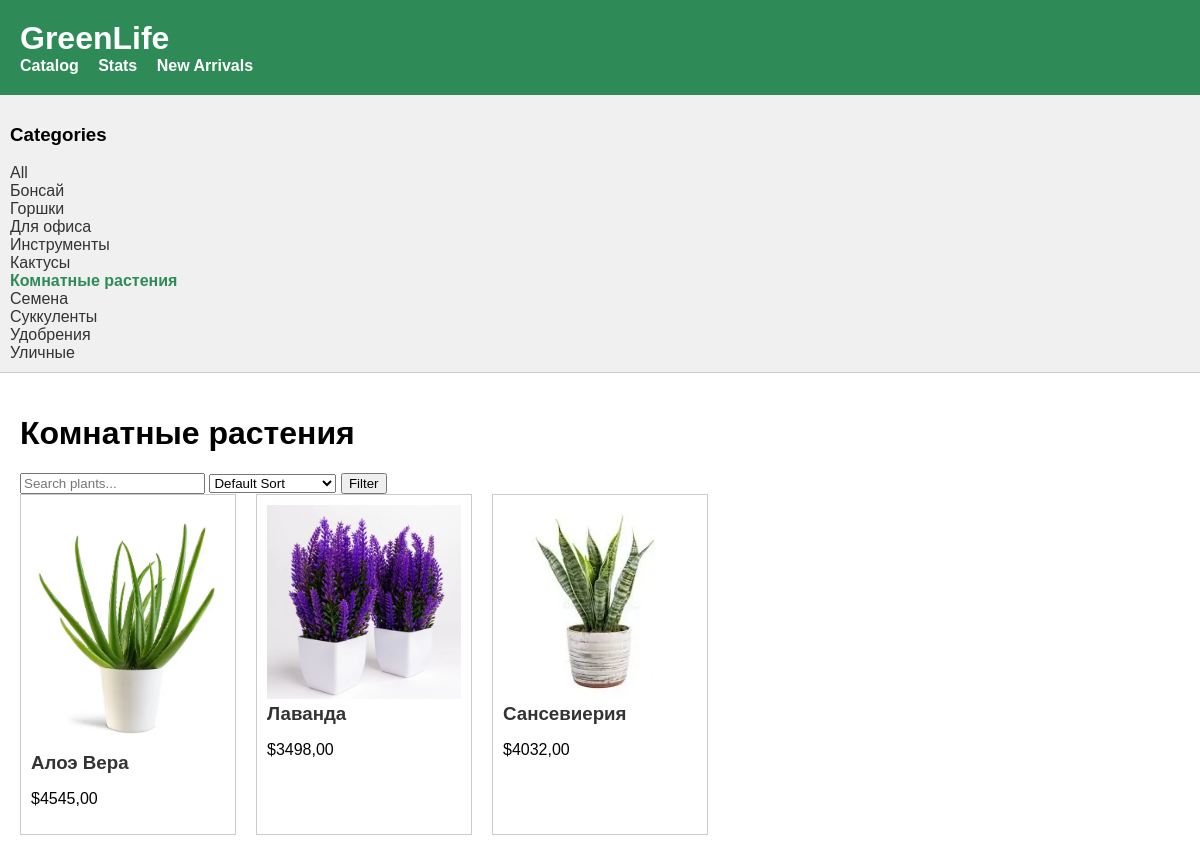
/indoor-plants/, run on the app's committed database.
### store/models.py (models this page shows, shortened)
class Category(models.Model):
    name = models.CharField(max_length=200, verbose_name='Название')
    slug = models.SlugField(max_length=200, unique=True, verbose_name='Слаг (URL)')
    source_url = models.URLField(blank=True, verbose_name='Ссылка на описание (URL)')
    class Meta:
        ordering = ('name',)
        verbose_name = 'Категория'
        verbose_name_plural = 'Категории'

class Plant(models.Model):
    category = models.ForeignKey(Category, related_name='plants', on_delete=models.CASCADE, verbose_name='Категория')
    name = models.CharField(max_length=200, verbose_name='Название растения')
    slug = models.SlugField(max_length=200, unique=True, verbose_name='Слаг')
    description = models.TextField(blank=True, verbose_name='Описание')
    price = models.DecimalField(max_digits=10, decimal_places=2, verbose_name='Цена')
    is_in_stock = models.BooleanField(default=True, verbose_name='В наличии')
    created_at = models.DateTimeField(auto_now_add=True, verbose_name='Дата создания')
    updated_at = models.DateTimeField(auto_now=True, verbose_name='Дата обновления')
    published_at = models.DateTimeField(default=timezone.now, verbose_name='Дата публикации')
    image = models.ImageField(upload_to='plants/%Y/%m/%d', blank=True, verbose_name='Изображение')
    manual = models.FileField(upload_to='manuals/%Y/%m/%d', blank=True, verbose_name='Инструкция по уходу (PDF)')
    tags = models.ManyToManyField('Tag', blank=True, related_name='plants', verbose_name='Теги')
    objects = models.Manager()
    available_plants = PlantManager()
    class Meta:
        ordering = ('name',)
        verbose_name = 'Растение'
        verbose_name_plural = 'Растения'
        indexes = [
            models.Index(fields=['id', 'slug']),
        ]
    def get_absolute_url(self):
        return reverse('store:plant_detail', args=[self.id, self.slug])

### store/views.py (the view)
# urls.py: path('', views.plant_list, name='plant_list'),
def plant_list(request, category_slug=None):
    category = None
    categories = Category.objects.all()
    plants = Plant.available_plants.available()
    if category_slug:
        category = get_object_or_404(Category, slug=category_slug)
        plants = plants.filter(category=category)
    query = request.GET.get('q')
    if query:
        plants = plants.filter(name__icontains=query) | plants.filter(description__contains=query)
    total_found = plants.count()
    plants = plants.exclude(price__lt=5)
    sort = request.GET.get('sort')
    if sort == 'price_asc':
        plants = plants.order_by('price')
    elif sort == 'price_desc':
        plants = plants.order_by('-price')
    return render(request,
                  'store/plant_list.html',
                  {'category': category,
                   'categories': categories,
                   'plants': plants,
                   'total_found': total_found
                   })

### store/models.py (called while the page is built)
    def get_queryset(self):
        return super().get_queryset()

    def available(self):
        return self.get_queryset().filter(is_in_stock=True)

### templates/store/plant_list.html (shortened to what this page needs)
{% extends "base.html" %}
{% block content %}
    <h1>{% if category %}{{ category.name }}{% else %}All Plants{% endif %}</h1>
    <div class="controls">
        <form action="" method="get">
            <input type="text" name="q" placeholder="Search plants..." value="{{ request.GET.q }}">
            <select name="sort">
                <option value="">Default Sort</option>
            </select>
            <button type="submit">Filter</button>
        </form>
    </div>
    <div class="plant-list">
        {% for plant in plants %}
            <div class="plant-item">
                <a href="{{ plant.get_absolute_url }}">
                    {% if plant.image %}
                        <img src="{{ plant.image.url }}" alt="{{ plant.name }}" style="width:100%; height: auto;">
                    {% endif %}
                    <h3>{{ plant.name }}</h3>
                </a>
                <p>${{ plant.price }}</p>
            </div>
        {% empty %}
            <p>No plants found.</p>
        {% endfor %}
    </div>
{% endblock %}

### templates/base.html (shortened to what this page needs)
<!DOCTYPE html>
<html>
<head>
</head>
<body>
    <div id="header">
        <h1><a href="{% url 'store:plant_list' %}" style="color:white; text-decoration: none;">GreenLife</a></h1>
        <ul class="navigation">
            <li><a href="{% url 'store:plant_list' %}">Catalog</a></li>
            <li><a href="{% url 'store:stats' %}">Stats</a></li>
            <li><a href="{% url 'store:new_arrivals' %}">New Arrivals</a></li>
        </ul>
    </div>
    <div id="subheader">
        <h3>Categories</h3>
        <ul class="categories">
            <li {% if not category %}class="selected"{% endif %}>
                <a href="{% url 'store:plant_list' %}">All</a>
            </li>
            {% for c in categories %}
                <li {% if category.slug == c.slug %}class="selected"{% endif %}>
                    <a href="{{ c.get_absolute_url }}">{{ c.name }}</a>
                </li>
            {% endfor %}
        </ul>
    </div>
    <div id="content">
        {% block content %}
        {% endblock %}
    </div>
</body>
</html>

### templates/base.html (style rules this page uses)
body { font-family: sans-serif; margin: 0; }
#header { padding: 20px; background: #2e8b57; color: white; }
#header h1 { margin: 0; }
#subheader { background: #f0f0f0; padding: 10px; border-bottom: 1px solid #ccc; }
#content { padding: 20px; }
.navigation { list-style: none; padding: 0; margin: 0; }
.navigation li { display: inline-block; margin-right: 15px; }
.navigation a { text-decoration: none; color: white; font-weight: bold; }
.categories { list-style: none; padding: 0; margin: 0; }
.categories li a { text-decoration: none; color: #333; }
.categories li.selected a { font-weight: bold; color: #2e8b57; }
.plant-list { display: grid; grid-template-columns: repeat(auto-fill, minmax(200px, 1fr)); gap: 20px; }
.plant-item { border: 1px solid #ccc; padding: 10px; }
.plant-item a { text-decoration: none; color: #333; }
.plant-item h3 { margin: 0 0 10px 0; }

### data on the page
Category: name "Бонсай"
Category: name "Горшки"
Category: name "Для офиса"
Category: name "Инструменты"
Category: name "Кактусы"
Category: name "Комнатные растения"
Category: name "Семена"
Category: name "Суккуленты"
Category: name "Удобрения"
Category: name "Уличные"
Plant: image (picture), name "Алоэ Вера", price "4545,00"
Plant: image (picture), name "Лаванда", price "3498,00"
Plant: image (picture), name "Сансевиерия", price "4032,00"
